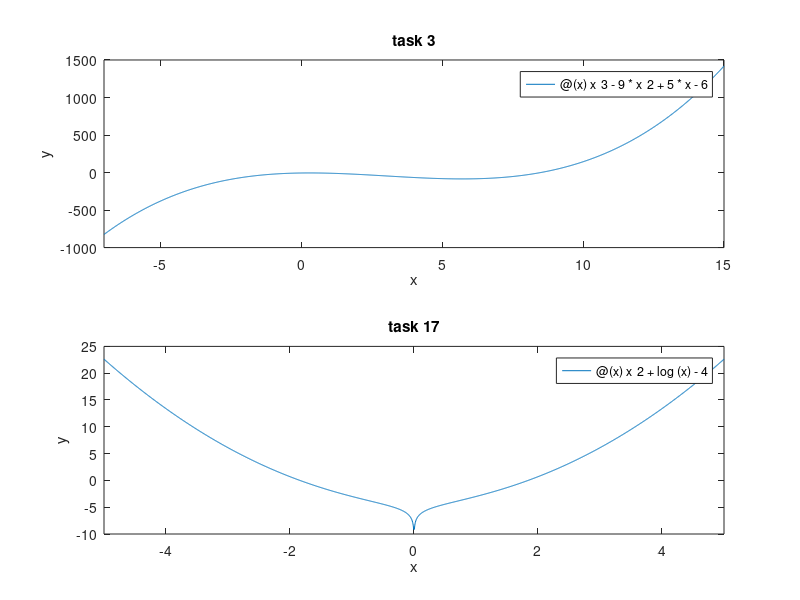

The MATLAB source for this figure: (Note: this script raises an error after producing the figure.)
warning("off");

fx3 = @(x) x ^ 3 - 9 * x ^ 2 + 5 * x - 6;
fx17 = @(x) x ^ 2 + log(x) - 4;


subplot(2, 1, 1)
fplot(fx3, [-7, 15])
xlabel('x');
ylabel('y')
title('task 3');

subplot(2, 1, 2)
fplot(fx17, [-5, 5])
xlabel('x');
ylabel('y');
title('task 17');


[x_3_b, fx0_3_b] = bisection_method(fx3, 0, 10, 0.00001)
display("\n");
[x_17_b, fx0_17_b] = bisection_method(fx17, 0.5, 4, 0.00001)

display("\n");
[x_3_c, fx0_3_c] = chord_method(fx3, 0, 10, 0.00001)
display("\n");
[x_17_c, fx0_17_c] = chord_method(fx17, 0.5, 4, 0.00001)

display("\n");
[x, xval, info, out] = fzero(fx3, [0, 10])
[x, xval, info, out] = fzero(fx17, [1, 10])

pkg load symbolic;
syms x;
fx3_f = fx3(x);
fx17_f = fx17(x);

display("\n");
solve(fx3_f)
solve(fx17_f)
